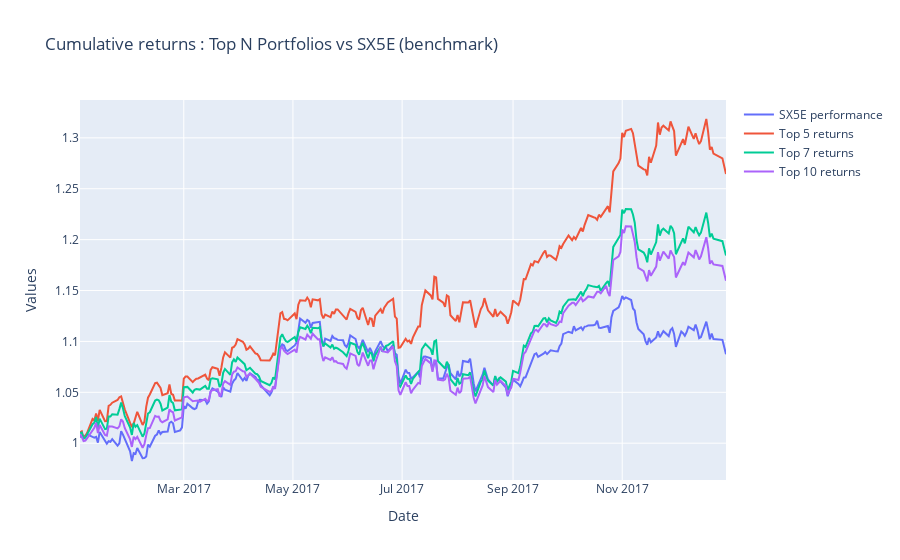

Source (notebook cell):
### Code cell
plot_portfolios(portfolios_ret_LSTM, test_index_ret)

### Figure 1 — Plotly figure (JSON) as saved in the notebook; plotly's stock layout.template omitted (floating-point values rounded to 4 significant figures; data arrays with more than 128 entries replaced by an {"elided": "..."} marker saying what was removed)
{"data": [{"mode": "lines", "name": "SX5E performance", "type": "scatter", "x": {"elided": "254 str values"}, "y": {"elided": "254 float values"}}, {"mode": "lines", "name": "Top 5 returns", "type": "scatter", "x": {"elided": "254 str values"}, "y": {"elided": "254 float values"}}, {"mode": "lines", "name": "Top 7 returns", "type": "scatter", "x": {"elided": "254 str values"}, "y": {"elided": "254 float values"}}, {"mode": "lines", "name": "Top 10 returns", "type": "scatter", "x": {"elided": "254 str values"}, "y": {"elided": "254 float values"}}], "layout": {"title": {"text": "Cumulative returns : Top N Portfolios vs SX5E (benchmark)"}, "xaxis": {"title": {"text": "Date"}}, "yaxis": {"title": {"text": "Values"}}}}
